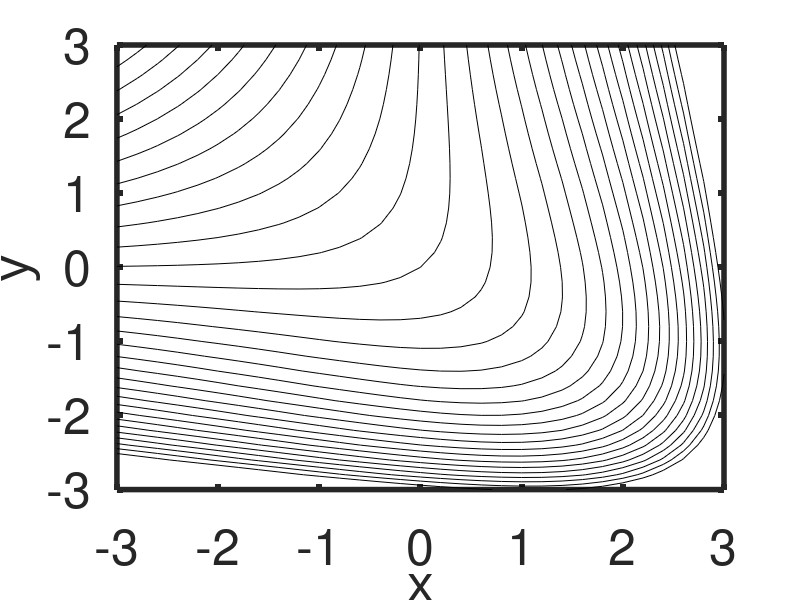

MATLAB code for this plot:
%Plot of implicit function

                  clear, clf, cla
                  xm = -3:0.2:3;  ym = -3:0.2:3;
                  [x, y] = meshgrid(xm, ym);

                  f = e.^x+x.*y+e.^(-y);

                 contour(x,y,f,-10:20,'linecolor','black')
                 set(gca, "linewidth", 4, "fontsize", 36)
xlabel('x','fontsize',36,'fontname','cmr10')
ylabel('y','fontsize',36,'fontname','cmr10')

